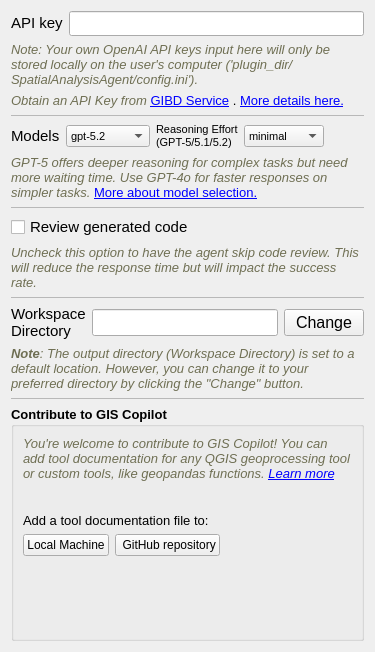
      <widget class="QWidget" name="Settings">
       <property name="font">
        <font>
         <family>Nirmala UI</family>
         <pointsize>12</pointsize>
        </font>
       </property>
       <attribute name="title">
        <string>Settings</string>
       </attribute>
       <layout class="QGridLayout" name="gridLayout_9">
        <item row="10" column="0">
         <widget class="QLabel" name="label_7">
          <property name="font">
           <font>
            <family>Nirmala UI</family>
            <pointsize>10</pointsize>
           </font>
          </property>
          <property name="text">
           <string>&lt;html&gt;&lt;head/&gt;&lt;body&gt;&lt;p&gt;&lt;span style=&quot; font-style:italic; color:#6f6f53;&quot;&gt;Uncheck this option to have the agent skip code review. This will reduce the response time but will impact the success rate. &lt;/span&gt;&lt;/p&gt;&lt;/body&gt;&lt;/html&gt;</string>
          </property>
          <property name="wordWrap">
           <bool>true</bool>
          </property>
         </widget>
        </item>
        <item row="11" column="0">
         <widget class="Line" name="line_3">
          <property name="font">
           <font>
            <family>Nirmala UI</family>
            <pointsize>12</pointsize>
            <weight>75</weight>
            <bold>true</bold>
           </font>
          </property>
          <property name="lineWidth">
           <number>0</number>
          </property>
          <property name="midLineWidth">
           <number>1</number>
          </property>
          <property name="orientation">
           <enum>Qt::Horizontal</enum>
          </property>
         </widget>
        </item>
        <item row="2" column="0">
         <widget class="QLabel" name="label_4">
          <property name="sizePolicy">
           <sizepolicy hsizetype="Preferred" vsizetype="Preferred">
            <horstretch>0</horstretch>
            <verstretch>0</verstretch>
           </sizepolicy>
          </property>
          <property name="minimumSize">
           <size>
            <width>0</width>
            <height>2</height>
           </size>
          </property>
          <property name="font">
           <font>
            <family>Nirmala UI</family>
            <pointsize>10</pointsize>
           </font>
          </property>
          <property name="text">
           <string>&lt;html&gt;&lt;head/&gt;&lt;body&gt;&lt;p&gt;&lt;span style=&quot; font-style:italic; color:#6f6f53;&quot;&gt;Note: Your own OpenAI API keys input here will only be stored locally on the user's computer ('plugin_dir/SpatialAnalysisAgent/config.ini'). &lt;/span&gt;&lt;/p&gt;&lt;/body&gt;&lt;/html&gt;</string>
          </property>
          <property name="wordWrap">
           <bool>true</bool>
          </property>
         </widget>
        </item>
        <item row="13" column="0">
         <widget class="QLabel" name="label">
          <property name="font">
           <font>
            <family>Nirmala UI</family>
            <pointsize>10</pointsize>
           </font>
          </property>
          <property name="text">
           <string>&lt;html&gt;&lt;head/&gt;&lt;body&gt;&lt;p&gt;&lt;span style=&quot; font-weight:600; font-style:italic; color:#6f6f53;&quot;&gt;Note&lt;/span&gt;&lt;span style=&quot; font-style:italic; color:#6f6f53;&quot;&gt;: The output directory (Workspace Directory) is set to a default location. However, you can change it to your preferred directory by clicking the &amp;quot;Change&amp;quot; button.&lt;/span&gt;&lt;/p&gt;&lt;/body&gt;&lt;/html&gt;</string>
          </property>
          <property name="wordWrap">
           <bool>true</bool>
          </property>
         </widget>
        </item>
        <item row="9" column="0">
         <widget class="QCheckBox" name="review_checkbox">
          <property name="font">
           <font>
            <family>Nirmala UI</family>
            <pointsize>11</pointsize>
           </font>
          </property>
          <property name="text">
           <string>Review generated code</string>
          </property>
          <property name="checked">
           <bool>false</bool>
          </property>
         </widget>
        </item>
        <item row="8" column="0">
         <widget class="Line" name="line">
          <property name="font">
           <font>
            <family>Nirmala UI</family>
            <pointsize>12</pointsize>
            <weight>75</weight>
            <bold>true</bold>
           </font>
          </property>
          <property name="lineWidth">
           <number>0</number>
          </property>
          <property name="midLineWidth">
           <number>1</number>
          </property>
          <property name="orientation">
           <enum>Qt::Horizontal</enum>
          </property>
         </widget>
        </item>
        <item row="7" column="0">
         <widget class="QLabel" name="label_8">
          <property name="font">
           <font>
            <family>Nirmala UI</family>
            <pointsize>10</pointsize>
           </font>
          </property>
          <property name="text">
           <string>&lt;html&gt;&lt;head/&gt;&lt;body&gt;&lt;p&gt;&lt;span style=&quot; font-style:italic; color:#6f6f53;&quot;&gt;GPT-5 offers deeper reasoning for complex tasks but need more waiting time. Use GPT-4o for faster responses on simpler tasks. &lt;/span&gt;&lt;a href=&quot;https://github.com/Teakinboyewa/SpatialAnalysisAgent/blob/master/Model%20selection.md&quot;&gt;&lt;span style=&quot; text-decoration: underline; color:#0000ff;&quot;&gt;More about model selection.&lt;/span&gt;&lt;/a&gt;&lt;/p&gt;&lt;/body&gt;&lt;/html&gt;</string>
          </property>
          <property name="wordWrap">
           <bool>true</bool>
          </property>
          <property name="openExternalLinks">
           <bool>true</bool>
          </property>
         </widget>
        </item>
        <item row="5" column="0">
         <layout class="QHBoxLayout" name="horizontalLayout_8">
          <item>
           <layout class="QHBoxLayout" name="horizontalLayout_7">
            <item>
             <widget class="QLabel" name="label_2">
              <property name="sizePolicy">
               <sizepolicy hsizetype="Preferred" vsizetype="Preferred">
                <horstretch>0</horstretch>
                <verstretch>0</verstretch>
               </sizepolicy>
              </property>
              <property name="maximumSize">
               <size>
                <width>16777215</width>
                <height>16777215</height>
               </size>
              </property>
              <property name="font">
               <font>
                <family>Nirmala UI</family>
                <pointsize>11</pointsize>
               </font>
              </property>
              <property name="inputMethodHints">
               <set>Qt::ImhNone</set>
              </property>
              <property name="text">
               <string>&lt;html&gt;&lt;head/&gt;&lt;body&gt;&lt;p&gt;Models&lt;/p&gt;&lt;/body&gt;&lt;/html&gt;</string>
              </property>
              <property name="wordWrap">
               <bool>true</bool>
              </property>
             </widget>
            </item>
            <item>
             <widget class="QComboBox" name="modelNameComboBox">
              <property name="sizePolicy">
               <sizepolicy hsizetype="Preferred" vsizetype="Fixed">
                <horstretch>0</horstretch>
                <verstretch>0</verstretch>
               </sizepolicy>
              </property>
              <property name="maximumSize">
               <size>
                <width>16777215</width>
                <height>16777215</height>
               </size>
              </property>
              <property name="font">
               <font>
                <family>Nirmala UI</family>
                <pointsize>8</pointsize>
               </font>
              </property>
              <item>
               <property name="text">
                <string>gpt-5.2</string>
               </property>
              </item>
              <item>
               <property name="text">
                <string>gpt-5.1</string>
               </property>
              </item>
              <item>
               <property name="text">
                <string>gpt-5</string>
               </property>
              </item>
              <item>
               <property name="text">
                <string>gpt-4o</string>
               </property>
              </item>
              <item>
               <property name="text">
                <string>gpt-4</string>
               </property>
              </item>
              <item>
               <property name="text">
                <string>gpt-4o-mini</string>
               </property>
              </item>
             </widget>
            </item>
           </layout>
          </item>
          <item>
           <widget class="QLabel" name="reasoningEffortLabel">
            <property name="sizePolicy">
             <sizepolicy hsizetype="Fixed" vsizetype="Preferred">
              <horstretch>0</horstretch>
              <verstretch>0</verstretch>
             </sizepolicy>
            </property>
            <property name="font">
             <font>
              <family>Nirmala UI</family>
              <pointsize>8</pointsize>
             </font>
            </property>
            <property name="text">
             <string>&lt;html&gt;&lt;head/&gt;&lt;body&gt;&lt;p&gt;Reasoning Effort (GPT-5/5.1/5.2)&lt;/p&gt;&lt;/body&gt;&lt;/html&gt;</string>
            </property>
            <property name="wordWrap">
             <bool>true</bool>
            </property>
           </widget>
          </item>
          <item>
           <widget class="QComboBox" name="reasoningEffortComboBox">
            <property name="sizePolicy">
             <sizepolicy hsizetype="Preferred" vsizetype="Fixed">
              <horstretch>0</horstretch>
              <verstretch>0</verstretch>
             </sizepolicy>
            </property>
            <property name="minimumSize">
             <size>
              <width>80</width>
              <height>0</height>
             </size>
            </property>
            <property name="maximumSize">
             <size>
              <width>16777215</width>
              <height>16777215</height>
             </size>
            </property>
            <property name="font">
             <font>
              <family>Nirmala UI</family>
              <pointsize>8</pointsize>
             </font>
            </property>
            <item>
             <property name="text">
              <string>minimal</string>
             </property>
            </item>
            <item>
             <property name="text">
              <string>low</string>
             </property>
            </item>
            <item>
             <property name="text">
              <string>medium</string>
             </property>
            </item>
            <item>
             <property name="text">
              <string>high</string>
             </property>
            </item>
           </widget>
          </item>
          <item>
           <spacer name="horizontalSpacer_4">
            <property name="orientation">
             <enum>Qt::Horizontal</enum>
            </property>
            <property name="sizeHint" stdset="0">
             <size>
              <width>40</width>
              <height>20</height>
             </size>
            </property>
           </spacer>
          </item>
         </layout>
        </item>
        <item row="4" column="0">
         <widget class="Line" name="line_2">
          <property name="font">
           <font>
            <family>Nirmala UI</family>
            <pointsize>12</pointsize>
            <weight>75</weight>
            <bold>true</bold>
           </font>
          </property>
          <property name="lineWidth">
           <number>0</number>
          </property>
          <property name="midLineWidth">
           <number>1</number>
          </property>
          <property name="orientation">
           <enum>Qt::Horizontal</enum>
          </property>
         </widget>
        </item>
        <item row="15" column="0">
         <widget class="QGroupBox" name="groupBox">
          <property name="font">
           <font>
            <family>Nirmala UI</family>
            <pointsize>10</pointsize>
            <weight>75</weight>
            <italic>false</italic>
            <bold>true</bold>
           </font>
          </property>
          <property name="title">
           <string>Contribute to GIS Copilot</string>
          </property>
          <layout class="QVBoxLayout" name="verticalLayout_4">
           <item>
            <widget class="QLabel" name="label_6">
             <property name="font">
              <font>
               <family>Nirmala UI</family>
               <pointsize>10</pointsize>
               <weight>50</weight>
               <italic>false</italic>
               <bold>false</bold>
              </font>
             </property>
             <property name="text">
              <string>&lt;html&gt;&lt;head/&gt;&lt;body&gt;&lt;p&gt;&lt;span style=&quot; font-style:italic; color:#6f6f53;&quot;&gt;You're welcome to contribute to GIS Copilot! You can add tool documentation for any QGIS geoprocessing tool or custom tools, like geopandas functions. &lt;/span&gt;&lt;a href=&quot;https://github.com/Teakinboyewa/SpatialAnalysisAgent/blob/master/SpatialAnalysisAgent/Tools_Documentation/Tools_documentationREADME.MD&quot;&gt;&lt;span style=&quot; font-style:italic; text-decoration: underline; color:#0000ff;&quot;&gt;Learn more&lt;/span&gt;&lt;/a&gt;&lt;/p&gt;&lt;/body&gt;&lt;/html&gt;</string>
             </property>
             <property name="wordWrap">
              <bool>true</bool>
             </property>
             <property name="openExternalLinks">
              <bool>true</bool>
             </property>
            </widget>
           </item>
           <item>
            <layout class="QFormLayout" name="formLayout_2">
             <item row="0" column="1">
              <spacer name="horizontalSpacer">
               <property name="orientation">
                <enum>Qt::Horizontal</enum>
               </property>
               <property name="sizeHint" stdset="0">
                <size>
                 <width>40</width>
                 <height>20</height>
                </size>
               </property>
              </spacer>
             </item>
             <item row="1" column="0" colspan="2">
              <widget class="QLabel" name="label_9">
               <property name="font">
                <font>
                 <family>Nirmala UI</family>
                 <pointsize>10</pointsize>
                 <weight>50</weight>
                 <italic>false</italic>
                 <bold>false</bold>
                </font>
               </property>
               <property name="text">
                <string>&lt;html&gt;&lt;head/&gt;&lt;body&gt;&lt;p&gt;&lt;span style=&quot; color:#000000;&quot;&gt;Add a tool documentation file to:&lt;/span&gt;&lt;/p&gt;&lt;/body&gt;&lt;/html&gt;</string>
               </property>
               <property name="wordWrap">
                <bool>true</bool>
               </property>
               <property name="openExternalLinks">
                <bool>true</bool>
               </property>
              </widget>
             </item>
             <item row="2" column="0">
              <widget class="QPushButton" name="add_document_button">
               <property name="sizePolicy">
                <sizepolicy hsizetype="Fixed" vsizetype="Fixed">
                 <horstretch>0</horstretch>
                 <verstretch>0</verstretch>
                </sizepolicy>
               </property>
               <property name="font">
                <font>
                 <family>Nirmala UI</family>
                 <pointsize>9</pointsize>
                 <weight>50</weight>
                 <italic>false</italic>
                 <bold>false</bold>
                </font>
               </property>
               <property name="text">
                <string>Local Machine</string>
               </property>
              </widget>
             </item>
             <item row="2" column="1">
              <widget class="QPushButton" name="add_document_github_button">
               <property name="sizePolicy">
                <sizepolicy hsizetype="Fixed" vsizetype="Fixed">
                 <horstretch>0</horstretch>
                 <verstretch>0</verstretch>
                </sizepolicy>
               </property>
               <property name="font">
                <font>
                 <family>Nirmala UI</family>
                 <pointsize>9</pointsize>
                 <weight>50</weight>
                 <italic>false</italic>
                 <bold>false</bold>
                </font>
               </property>
               <property name="text">
                <string> GitHub repository</string>
               </property>
              </widget>
             </item>
            </layout>
           </item>
           <item>
            <spacer name="verticalSpacer_2">
             <property name="orientation">
              <enum>Qt::Vertical</enum>
             </property>
             <property name="sizeHint" stdset="0">
              <size>
               <width>20</width>
               <height>73</height>
              </size>
             </property>
            </spacer>
           </item>
          </layout>
         </widget>
        </item>
        <item row="0" column="0">
         <layout class="QHBoxLayout" name="horizontalLayout_3">
          <item>
           <widget class="QLabel" name="label_3">
            <property name="sizePolicy">
             <sizepolicy hsizetype="Fixed" vsizetype="Preferred">
              <horstretch>0</horstretch>
              <verstretch>0</verstretch>
             </sizepolicy>
            </property>
            <property name="maximumSize">
             <size>
              <width>16777215</width>
              <height>30</height>
             </size>
            </property>
            <property name="font">
             <font>
              <family>Nirmala UI</family>
              <pointsize>11</pointsize>
              <weight>75</weight>
              <bold>true</bold>
             </font>
            </property>
            <property name="text">
             <string>&lt;html&gt;&lt;head/&gt;&lt;body&gt;&lt;p&gt;&lt;span style=&quot; font-weight:400;&quot;&gt;API key&lt;/span&gt;&lt;/p&gt;&lt;/body&gt;&lt;/html&gt;</string>
            </property>
           </widget>
          </item>
          <item>
           <widget class="QgsPasswordLineEdit" name="OpenAI_key_LineEdit">
            <property name="maximumSize">
             <size>
              <width>16777215</width>
              <height>25</height>
             </size>
            </property>
           </widget>
          </item>
         </layout>
        </item>
        <item row="12" column="0">
         <layout class="QHBoxLayout" name="horizontalLayout_4">
          <item>
           <widget class="QLabel" name="label_5">
            <property name="sizePolicy">
             <sizepolicy hsizetype="Fixed" vsizetype="Fixed">
              <horstretch>0</horstretch>
              <verstretch>0</verstretch>
             </sizepolicy>
            </property>
            <property name="maximumSize">
             <size>
              <width>16777215</width>
              <height>16777215</height>
             </size>
            </property>
            <property name="font">
             <font>
              <family>Nirmala UI</family>
              <pointsize>11</pointsize>
             </font>
            </property>
            <property name="inputMethodHints">
             <set>Qt::ImhNone</set>
            </property>
            <property name="text">
             <string>&lt;html&gt;&lt;head/&gt;&lt;body&gt;&lt;p&gt;Workspace Directory&lt;/p&gt;&lt;/body&gt;&lt;/html&gt;</string>
            </property>
            <property name="wordWrap">
             <bool>true</bool>
            </property>
           </widget>
          </item>
          <item>
           <widget class="QLineEdit" name="workspace_directoryLineEdit2">
            <property name="sizePolicy">
             <sizepolicy hsizetype="Expanding" vsizetype="Fixed">
              <horstretch>0</horstretch>
              <verstretch>0</verstretch>
             </sizepolicy>
            </property>
           </widget>
          </item>
          <item>
           <widget class="QPushButton" name="select_workspace_Btn">
            <property name="maximumSize">
             <size>
              <width>16777215</width>
              <height>16777215</height>
             </size>
            </property>
            <property name="text">
             <string>Change</string>
            </property>
           </widget>
          </item>
         </layout>
        </item>
        <item row="3" column="0">
         <widget class="QLabel" name="label_10">
          <property name="font">
           <font>
            <family>Nirmala UI</family>
            <pointsize>10</pointsize>
           </font>
          </property>
          <property name="text">
           <string>&lt;html&gt;&lt;head/&gt;&lt;body&gt;&lt;p&gt;&lt;span style=&quot; font-style:italic; color:#6f6f53;&quot;&gt;Obtain an API Key from &lt;/span&gt;&lt;a href=&quot;https://www.gibd.online/login&quot;&gt;&lt;span style=&quot; text-decoration: underline; color:#0000ff;&quot;&gt;GIBD Service&lt;/span&gt;&lt;/a&gt; . &lt;a href=&quot;https://github.com/Teakinboyewa/SpatialAnalysisAgent/blob/master/GIBD_service.md&quot;&gt;&lt;span style=&quot; text-decoration: underline; color:#0000ff;&quot;&gt;More details here.&lt;/span&gt;&lt;/a&gt;&lt;/p&gt;&lt;/body&gt;&lt;/html&gt;</string>
          </property>
          <property name="wordWrap">
           <bool>true</bool>
          </property>
          <property name="openExternalLinks">
           <bool>true</bool>
          </property>
         </widget>
        </item>
        <item row="14" column="0">
         <widget class="Line" name="line_4">
          <property name="autoFillBackground">
           <bool>false</bool>
          </property>
          <property name="frameShadow">
           <enum>QFrame::Sunken</enum>
          </property>
          <property name="lineWidth">
           <number>0</number>
          </property>
          <property name="midLineWidth">
           <number>1</number>
          </property>
          <property name="orientation">
           <enum>Qt::Horizontal</enum>
          </property>
         </widget>
        </item>
       </layout>
      </widget>
